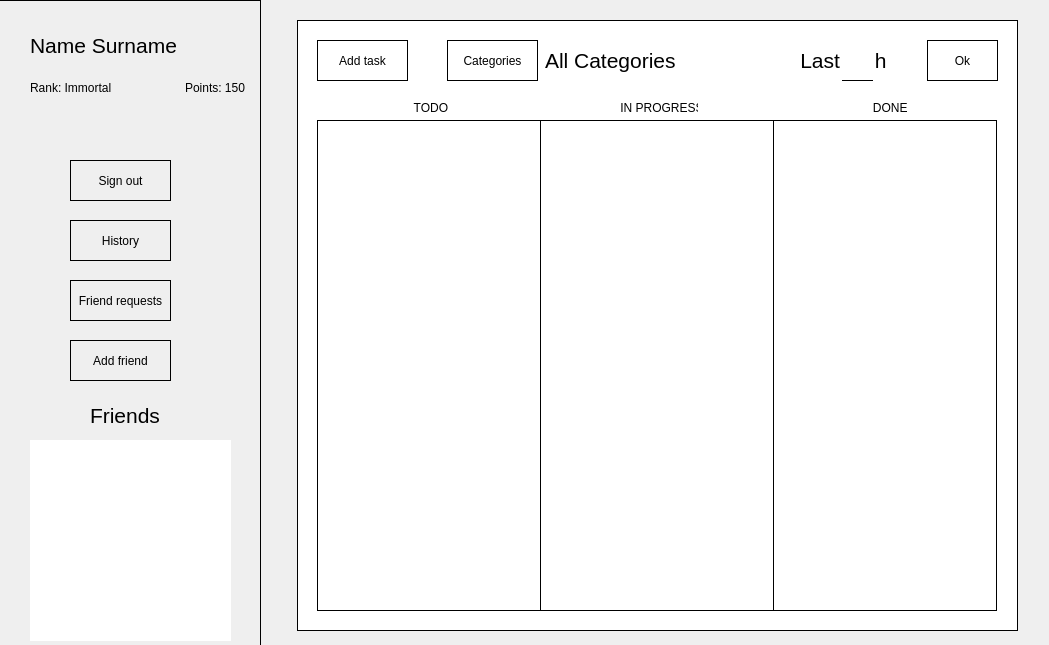
<?xml version="1.0" encoding="UTF-8"?>
<ui version="4.0">
 <class>Form</class>
 <widget class="QMainWindow" name="Form">
  <property name="geometry">
   <rect>
    <x>0</x>
    <y>0</y>
    <width>1049</width>
    <height>645</height>
   </rect>
  </property>
  <property name="windowTitle">
   <string>ToDoList</string>
  </property>
  <property name="windowIcon">
   <iconset resource="Resources.qrc">
    <normaloff>:/Img/Img/icon.jpg</normaloff>:/Img/Img/icon.jpg</iconset>
  </property>
  <property name="styleSheet">
   <string notr="true">QPushButton { border: 1px solid black }
QPushButton :hover { border: 1px solid green }

</string>
  </property>
  <widget class="QWidget" name="centralwidget">
   <widget class="QFrame" name="frame">
    <property name="geometry">
     <rect>
      <x>0</x>
      <y>0</y>
      <width>261</width>
      <height>651</height>
     </rect>
    </property>
    <property name="styleSheet">
     <string notr="true">QFrame
{
   border: 1px solid black;
   border-left: none;
}
</string>
    </property>
    <property name="frameShape">
     <enum>QFrame::StyledPanel</enum>
    </property>
    <property name="frameShadow">
     <enum>QFrame::Raised</enum>
    </property>
    <widget class="QListWidget" name="listWidget_4">
     <property name="geometry">
      <rect>
       <x>30</x>
       <y>440</y>
       <width>201</width>
       <height>201</height>
      </rect>
     </property>
     <property name="styleSheet">
      <string notr="true">QListWidget
{
	border: none;
}</string>
     </property>
    </widget>
    <widget class="QLabel" name="label_6">
     <property name="geometry">
      <rect>
       <x>90</x>
       <y>400</y>
       <width>81</width>
       <height>31</height>
      </rect>
     </property>
     <property name="font">
      <font>
       <pointsize>16</pointsize>
      </font>
     </property>
     <property name="styleSheet">
      <string notr="true">QLabel
{
	border: none;
}</string>
     </property>
     <property name="text">
      <string>Friends</string>
     </property>
    </widget>
    <widget class="QLabel" name="labelName">
     <property name="geometry">
      <rect>
       <x>30</x>
       <y>30</y>
       <width>151</width>
       <height>31</height>
      </rect>
     </property>
     <property name="font">
      <font>
       <pointsize>16</pointsize>
      </font>
     </property>
     <property name="styleSheet">
      <string notr="true">QLabel
{
	border: none;
}</string>
     </property>
     <property name="text">
      <string>Name Surname</string>
     </property>
    </widget>
    <widget class="QLabel" name="RankImg">
     <property name="geometry">
      <rect>
       <x>196</x>
       <y>28</y>
       <width>40</width>
       <height>40</height>
      </rect>
     </property>
     <property name="font">
      <font>
       <pointsize>16</pointsize>
      </font>
     </property>
     <property name="styleSheet">
      <string notr="true">QLabel
{
	border: none;
}</string>
     </property>
     <property name="text">
      <string/>
     </property>
     <property name="pixmap">
      <pixmap resource="Resources.qrc">:/Img/Ranks/immortal.png</pixmap>
     </property>
     <property name="scaledContents">
      <bool>true</bool>
     </property>
    </widget>
    <widget class="QLabel" name="labelPoints">
     <property name="geometry">
      <rect>
       <x>185</x>
       <y>80</y>
       <width>61</width>
       <height>16</height>
      </rect>
     </property>
     <property name="styleSheet">
      <string notr="true">QLabel
{
	border: none;
}</string>
     </property>
     <property name="text">
      <string>Points: 150 rr</string>
     </property>
    </widget>
    <widget class="QPushButton" name="ArchiveButton">
     <property name="geometry">
      <rect>
       <x>70</x>
       <y>220</y>
       <width>101</width>
       <height>41</height>
      </rect>
     </property>
     <property name="cursor">
      <cursorShape>PointingHandCursor</cursorShape>
     </property>
     <property name="styleSheet">
      <string notr="true">QPushButton
{
   border: 1px solid black;
}
</string>
     </property>
     <property name="text">
      <string>History</string>
     </property>
    </widget>
    <widget class="QPushButton" name="AddFriendButton">
     <property name="geometry">
      <rect>
       <x>70</x>
       <y>340</y>
       <width>101</width>
       <height>41</height>
      </rect>
     </property>
     <property name="cursor">
      <cursorShape>PointingHandCursor</cursorShape>
     </property>
     <property name="text">
      <string>Add friend</string>
     </property>
    </widget>
    <widget class="QPushButton" name="SignOutButton">
     <property name="geometry">
      <rect>
       <x>70</x>
       <y>160</y>
       <width>101</width>
       <height>41</height>
      </rect>
     </property>
     <property name="cursor">
      <cursorShape>PointingHandCursor</cursorShape>
     </property>
     <property name="text">
      <string>Sign out</string>
     </property>
    </widget>
    <widget class="QPushButton" name="FriendRequests">
     <property name="geometry">
      <rect>
       <x>70</x>
       <y>280</y>
       <width>101</width>
       <height>41</height>
      </rect>
     </property>
     <property name="cursor">
      <cursorShape>PointingHandCursor</cursorShape>
     </property>
     <property name="styleSheet">
      <string notr="true">QPushButton
{
   border: 1px solid black;
}
</string>
     </property>
     <property name="text">
      <string>Friend requests</string>
     </property>
    </widget>
    <widget class="QLabel" name="labelRankName">
     <property name="geometry">
      <rect>
       <x>30</x>
       <y>80</y>
       <width>91</width>
       <height>16</height>
      </rect>
     </property>
     <property name="styleSheet">
      <string notr="true">QLabel
{
	border: none;
}</string>
     </property>
     <property name="text">
      <string>Rank: Immortal</string>
     </property>
    </widget>
   </widget>
   <widget class="QLabel" name="Img">
    <property name="geometry">
     <rect>
      <x>260</x>
      <y>0</y>
      <width>265</width>
      <height>651</height>
     </rect>
    </property>
    <property name="autoFillBackground">
     <bool>false</bool>
    </property>
    <property name="text">
     <string/>
    </property>
    <property name="pixmap">
     <pixmap resource="Resources.qrc">:/Img/Img/LogoJpeg.jpg</pixmap>
    </property>
    <property name="scaledContents">
     <bool>true</bool>
    </property>
   </widget>
   <widget class="QLabel" name="Img2">
    <property name="geometry">
     <rect>
      <x>525</x>
      <y>0</y>
      <width>265</width>
      <height>651</height>
     </rect>
    </property>
    <property name="autoFillBackground">
     <bool>true</bool>
    </property>
    <property name="text">
     <string/>
    </property>
    <property name="pixmap">
     <pixmap resource="Resources.qrc">:/Img/Img/LogoJpeg2.jpg</pixmap>
    </property>
    <property name="scaledContents">
     <bool>true</bool>
    </property>
   </widget>
   <widget class="QLabel" name="Img3">
    <property name="geometry">
     <rect>
      <x>790</x>
      <y>0</y>
      <width>265</width>
      <height>651</height>
     </rect>
    </property>
    <property name="cursor">
     <cursorShape>PointingHandCursor</cursorShape>
    </property>
    <property name="autoFillBackground">
     <bool>true</bool>
    </property>
    <property name="text">
     <string/>
    </property>
    <property name="pixmap">
     <pixmap resource="Resources.qrc">:/Img/Img/LogoJpeg.jpg</pixmap>
    </property>
    <property name="scaledContents">
     <bool>true</bool>
    </property>
   </widget>
   <widget class="QFrame" name="frame_2">
    <property name="geometry">
     <rect>
      <x>297</x>
      <y>20</y>
      <width>721</width>
      <height>611</height>
     </rect>
    </property>
    <property name="styleSheet">
     <string notr="true">QFrame
{
	background-color: white;
    border: 1px solid black;
}</string>
    </property>
    <property name="frameShape">
     <enum>QFrame::StyledPanel</enum>
    </property>
    <property name="frameShadow">
     <enum>QFrame::Raised</enum>
    </property>
    <widget class="QPushButton" name="AddTaskButton">
     <property name="geometry">
      <rect>
       <x>20</x>
       <y>20</y>
       <width>91</width>
       <height>41</height>
      </rect>
     </property>
     <property name="cursor">
      <cursorShape>PointingHandCursor</cursorShape>
     </property>
     <property name="styleSheet">
      <string notr="true">QPushButton {border: 1px solid black; } 
QPushButton:hover { border: 1px solid darkgreen;}</string>
     </property>
     <property name="text">
      <string>Add task</string>
     </property>
    </widget>
    <widget class="QLabel" name="Categorylabel">
     <property name="geometry">
      <rect>
       <x>248</x>
       <y>20</y>
       <width>221</width>
       <height>41</height>
      </rect>
     </property>
     <property name="font">
      <font>
       <pointsize>16</pointsize>
      </font>
     </property>
     <property name="styleSheet">
      <string notr="true">QLabel
{
	border: none;
}</string>
     </property>
     <property name="text">
      <string>All Categories</string>
     </property>
    </widget>
    <widget class="QPushButton" name="CategoriesButton">
     <property name="geometry">
      <rect>
       <x>150</x>
       <y>20</y>
       <width>91</width>
       <height>41</height>
      </rect>
     </property>
     <property name="cursor">
      <cursorShape>PointingHandCursor</cursorShape>
     </property>
     <property name="styleSheet">
      <string notr="true">QPushButton {border: 1px solid black; } 
QPushButton:hover { border: 1px solid darkgreen;}</string>
     </property>
     <property name="text">
      <string>Categories</string>
     </property>
    </widget>
    <widget class="QListWidget" name="ToDo">
     <property name="geometry">
      <rect>
       <x>20</x>
       <y>100</y>
       <width>224</width>
       <height>491</height>
      </rect>
     </property>
     <property name="font">
      <font>
       <pointsize>11</pointsize>
      </font>
     </property>
     <property name="cursor" stdset="0">
      <cursorShape>PointingHandCursor</cursorShape>
     </property>
     <property name="styleSheet">
      <string notr="true"/>
     </property>
     <property name="horizontalScrollBarPolicy">
      <enum>Qt::ScrollBarAlwaysOff</enum>
     </property>
    </widget>
    <widget class="QListWidget" name="InProgress">
     <property name="geometry">
      <rect>
       <x>243</x>
       <y>100</y>
       <width>234</width>
       <height>491</height>
      </rect>
     </property>
     <property name="font">
      <font>
       <pointsize>11</pointsize>
      </font>
     </property>
     <property name="cursor" stdset="0">
      <cursorShape>PointingHandCursor</cursorShape>
     </property>
     <property name="styleSheet">
      <string notr="true"/>
     </property>
     <property name="verticalScrollBarPolicy">
      <enum>Qt::ScrollBarAlwaysOff</enum>
     </property>
     <property name="horizontalScrollBarPolicy">
      <enum>Qt::ScrollBarAlwaysOff</enum>
     </property>
    </widget>
    <widget class="QListWidget" name="Done">
     <property name="geometry">
      <rect>
       <x>476</x>
       <y>100</y>
       <width>224</width>
       <height>491</height>
      </rect>
     </property>
     <property name="font">
      <font>
       <pointsize>11</pointsize>
      </font>
     </property>
     <property name="cursor" stdset="0">
      <cursorShape>PointingHandCursor</cursorShape>
     </property>
     <property name="styleSheet">
      <string notr="true"/>
     </property>
     <property name="horizontalScrollBarPolicy">
      <enum>Qt::ScrollBarAlwaysOff</enum>
     </property>
    </widget>
    <widget class="QLabel" name="ToDolabel">
     <property name="geometry">
      <rect>
       <x>67</x>
       <y>80</y>
       <width>131</width>
       <height>16</height>
      </rect>
     </property>
     <property name="styleSheet">
      <string notr="true">QLabel
{
	border: none;
}</string>
     </property>
     <property name="text">
      <string>               TODO</string>
     </property>
    </widget>
    <widget class="QLabel" name="InProgresslabel">
     <property name="geometry">
      <rect>
       <x>320</x>
       <y>80</y>
       <width>81</width>
       <height>16</height>
      </rect>
     </property>
     <property name="styleSheet">
      <string notr="true">QLabel
{
	border: none;
}</string>
     </property>
     <property name="text">
      <string> IN PROGRESS</string>
     </property>
    </widget>
    <widget class="QLabel" name="Donelabel">
     <property name="geometry">
      <rect>
       <x>546</x>
       <y>80</y>
       <width>111</width>
       <height>16</height>
      </rect>
     </property>
     <property name="styleSheet">
      <string notr="true">QLabel
{
	border: none;
}</string>
     </property>
     <property name="text">
      <string>         DONE</string>
     </property>
    </widget>
    <widget class="QPushButton" name="SearchOk">
     <property name="geometry">
      <rect>
       <x>630</x>
       <y>20</y>
       <width>71</width>
       <height>41</height>
      </rect>
     </property>
     <property name="cursor">
      <cursorShape>PointingHandCursor</cursorShape>
     </property>
     <property name="styleSheet">
      <string notr="true">QPushButton {border: 1px solid black; } 
QPushButton:hover { border: 1px solid darkgreen;}</string>
     </property>
     <property name="text">
      <string>Ok</string>
     </property>
    </widget>
    <widget class="QLineEdit" name="SearchDepth">
     <property name="geometry">
      <rect>
       <x>545</x>
       <y>20</y>
       <width>31</width>
       <height>41</height>
      </rect>
     </property>
     <property name="styleSheet">
      <string notr="true">

QLineEdit
{
border:   1px solid black;
border-top:none;
border-right:none;
border-left:none;
padding-top:2px;
}</string>
     </property>
    </widget>
    <widget class="QLabel" name="SearchLabel">
     <property name="geometry">
      <rect>
       <x>480</x>
       <y>30</y>
       <width>151</width>
       <height>21</height>
      </rect>
     </property>
     <property name="font">
      <font>
       <pointsize>16</pointsize>
      </font>
     </property>
     <property name="styleSheet">
      <string notr="true">QLabel
{
	border: none;
}</string>
     </property>
     <property name="text">
      <string>    Last      h</string>
     </property>
    </widget>
    <zorder>SearchLabel</zorder>
    <zorder>AddTaskButton</zorder>
    <zorder>Categorylabel</zorder>
    <zorder>CategoriesButton</zorder>
    <zorder>ToDo</zorder>
    <zorder>InProgress</zorder>
    <zorder>Done</zorder>
    <zorder>ToDolabel</zorder>
    <zorder>InProgresslabel</zorder>
    <zorder>Donelabel</zorder>
    <zorder>SearchOk</zorder>
    <zorder>SearchDepth</zorder>
   </widget>
   <zorder>Img</zorder>
   <zorder>Img3</zorder>
   <zorder>Img2</zorder>
   <zorder>frame</zorder>
   <zorder>frame_2</zorder>
  </widget>
 </widget>
 <resources>
  <include location="Resources.qrc"/>
 </resources>
 <connections/>
</ui>
